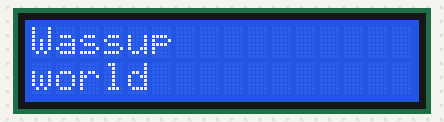
The program below on a simulated CircuitPython board. Parts: 16×2 character LCD. Library files of the repository ran but are not shown: lcd16x2.py.

Above: at 0.2 s.
At 2.4 s:
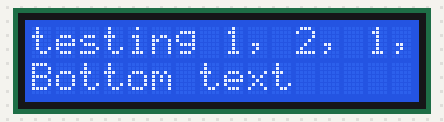

Measured:
- what the display in image 0 shows lasts 2.1 s, from 0.1 s to 2.2 s

The program:

lcd_demo.py
```python
'''
LCD class demo script

Place code in code.py

Ensure board and busio modules present
'''

from lcd16x2 import LCD_16x2
import time

lcd = LCD_16x2()

while True:
    lcd.display_message('Wassup', line_2='world')
    time.sleep(2)
    lcd.display_message('testing 1, 2, 1, 1', line_2='Bottom text')
    time.sleep(2)
    lcd.clear_lcd()
```
